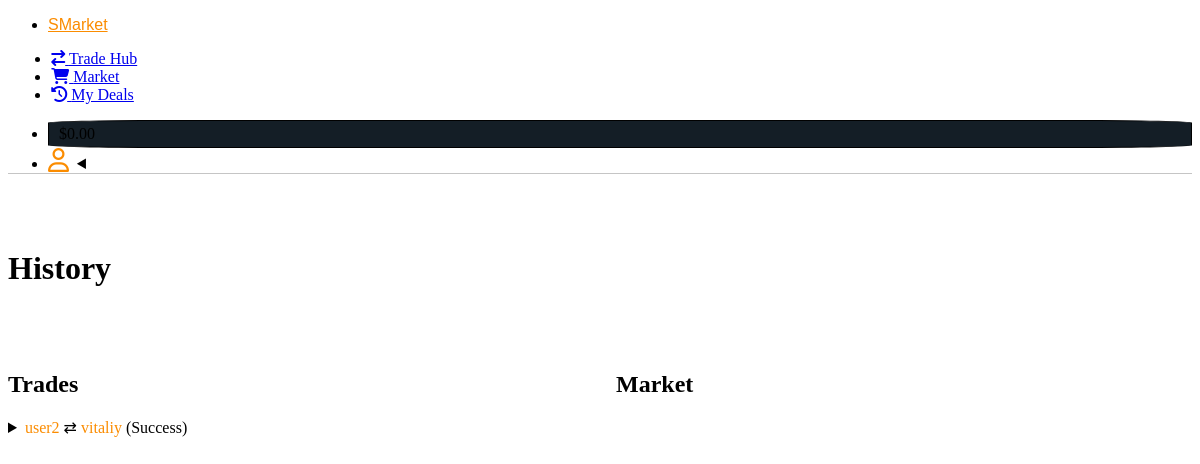
Before: /history/ (signed in) with the older database file.
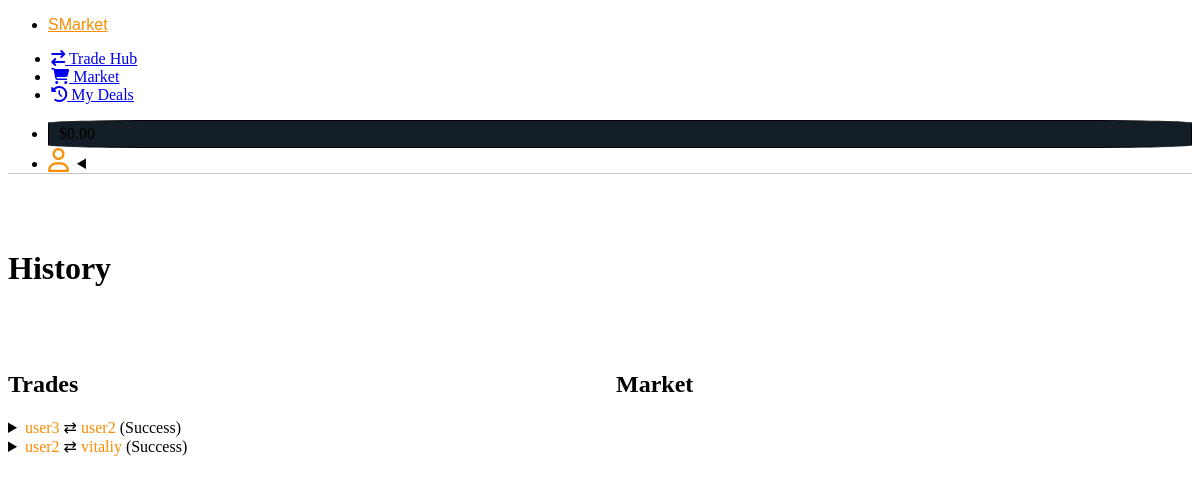
After: the same page with the newer database file.
### trade_hub/models.py (models this page shows, shortened)
class Trade(models.Model):
    NEW = 'N'
    REVIEWING = 'RW'
    DECLINED = 'DC'
    CANCELED = 'CD'
    SUCCESS = 'SC'
    STATUSES = [
        (NEW, 'New'),
        (REVIEWING, 'In Review'),
        (DECLINED, 'Declined'),
        (CANCELED, 'Canceled'),
        (SUCCESS, 'Success'),
    ]
    id = models.UUIDField(default=uuid.uuid4, unique=True, primary_key=True, editable=False)
    creator = models.ForeignKey(Profile, on_delete=models.CASCADE, null=True, related_name="creator")
    second_party = models.ForeignKey(Profile, on_delete=models.CASCADE, null=True, blank=True, related_name="second_party")
    guarantor = models.ForeignKey(Profile, on_delete=models.CASCADE, null=True, blank=True, related_name="guarantor")
    status = models.CharField(max_length=2, choices=STATUSES, default=NEW)
    created = models.DateTimeField(auto_now_add=True)
    class Meta:
        ordering = ["-created"]

### users/models.py (models this page shows, shortened)
class Profile(models.Model):
    user = models.OneToOneField(User, on_delete=models.CASCADE, null=True, blank=True)
    id = models.UUIDField(default=uuid.uuid4, unique=True, primary_key=True, editable=False)
    image = models.ImageField(null=True, blank=True, upload_to='profiles/', default='profiles/user-default.png')
    username = models.CharField(max_length=200, blank=True, null=True)
    email = models.EmailField(max_length=500, blank=True, null=True)
    registation_date = models.DateTimeField(auto_now_add=True)
    steam_id = models.PositiveBigIntegerField(null=True, blank=True)
    trade_url = models.CharField(max_length=500, null=True, blank=True)
    balance = models.DecimalField(max_digits=9, decimal_places=2, blank=True, null=True, default=0)
    discount = models.FloatField(default=0)
    total_trade_amount = models.FloatField(default=0.0)

### users/views.py (the view)
# urls.py: path('history/', views.history, name="history"),
@login_required(login_url='login')
def history(request):
    profile = request.user.profile
    trades = Trade.objects.filter(Q(creator=profile) | Q(second_party=profile) | Q(guarantor=profile))
    market_items = MarketItem.objects.filter(Q(buyer=profile) | Q(seller=profile)).order_by('-created')
    context = {
        'trades': trades,
        'market_items': market_items,
    }
    return render(request, 'users/history.html', context=context)

### users/templates/users/history.html (shortened to what this page needs)
{% extends 'main.html' %}
{% load static %}
{% block content %}
<main class="container-fluid history-main">
	<h1 class="main-title">History</h1>
	<div class="history-blocks">
		<div>
			<article class="trades-history">
				<h2>Trades</h2>
				{% for trade in trades %}
				<details>
					<summary>
						<div class="trade-summary-div">
							<div>
								<span class="green-text"
									>{{trade.creator.username}}</span
								>
								{% if trade.second_party %} &#8644;
								<span class="green-text"
									>{{trade.second_party.username}}</span
								>
								{% endif %} ({{trade.get_status_display}})
							</div>
						</div>
					</summary>
				</details>
				{% endfor %}
			</article>
		</div>
		<div>
			<article class="market-history">
				<h2>Market</h2>
			</article>
		</div>
	</div>
</main>
{% endblock content %}

Changed rows visible on the page:
now on this page (row edited): Trade: creator.username "user3", second_party.username "user2", status "Success"
